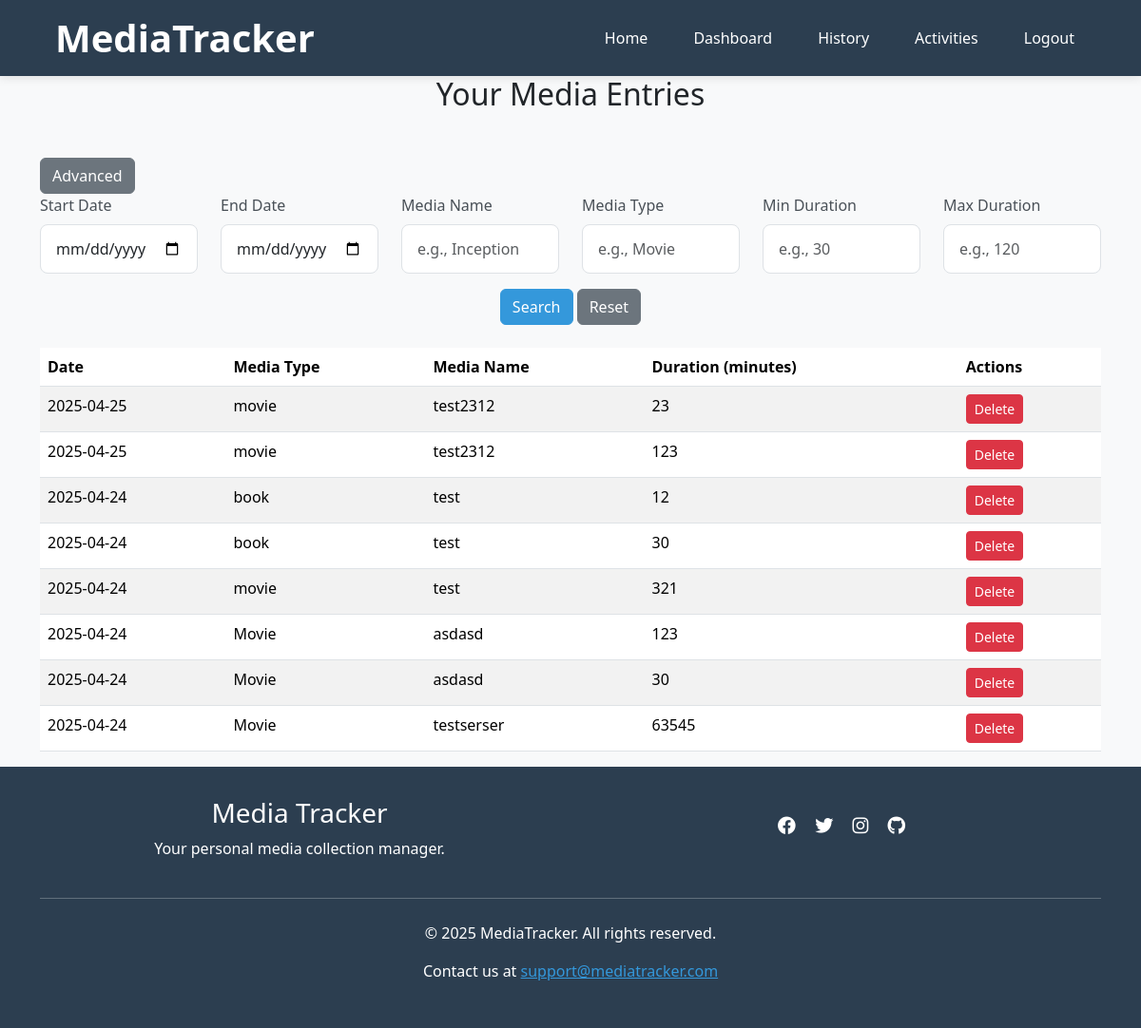
/viewdata (signed in), run on the app's committed database.
### app/models.py (models this page shows)
class Entries(db.Model):
    __tablename__ = 'Entries'
    id = db.Column(db.Integer, primary_key=True)
    activity_id = db.Column(db.Integer, db.ForeignKey('Activities.id'), nullable=True)
    date = db.Column(db.Date, nullable=False)
    media_type = db.Column(db.String(50), nullable=False)
    media_name = db.Column(db.String(120), nullable=False)
    duration = db.Column(db.Integer, nullable=False)
    comment = db.Column(db.Text, nullable=True)

### app/routes.py (the view)
@app.route('/viewdata', methods=['GET'])
def viewdata():
    if 'username' not in session:
        flash('Please log in to view your data.', 'danger')
        return redirect(url_for('login'))
    username = session['username']
    entries = handle_viewdata(username, request)
    return render_template('viewdata.html', entries=entries)

### app/helpers/viewdata_handler.py (called while the page is built)
def handle_viewdata(username, request):
    filters = {
        'start_date': request.args.get('start_date'),
        'end_date': request.args.get('end_date'),
        'media_name': request.args.get('media_name'),
        'media_type': request.args.get('media_type'),
        'min_duration': request.args.get('min_duration'),
        'max_duration': request.args.get('max_duration')
    }
    entries = get_filtered_entries(username, filters)
    return entries

### app/templates/viewdata.html (shortened to what this page needs)
{% extends "base.html" %}
{% block content %}
<div class="container">
    <h2 class="text-center">Your Media Entries</h2>
    <div class="advanced-section mt-5">
        <button id="toggle-advanced" class="btn btn-secondary">Advanced</button>
    </div>
    <form action="{{ url_for('viewdata') }}" method="GET" class="mb-4">
        <div class="row">
            <div class="col-md-2">
                <label for="start_date" class="form-label">Start Date</label>
                <input type="date" id="start_date" name="start_date" class="form-control" value="{{ request.args.get('start_date', '') }}">
            </div>
            <div class="col-md-2">
                <label for="end_date" class="form-label">End Date</label>
                <input type="date" id="end_date" name="end_date" class="form-control" value="{{ request.args.get('end_date', '') }}">
            </div>
            <div class="col-md-2">
                <label for="media_name" class="form-label">Media Name</label>
                <input type="text" id="media_name" name="media_name" class="form-control" placeholder="e.g., Inception" value="{{ request.args.get('media_name', '') }}">
            </div>
            <div class="col-md-2">
                <label for="media_type" class="form-label">Media Type</label>
                <input type="text" id="media_type" name="media_type" class="form-control" placeholder="e.g., Movie" value="{{ request.args.get('media_type', '') }}">
            </div>
            <div class="col-md-2">
                <label for="min_duration" class="form-label">Min Duration</label>
                <input type="number" id="min_duration" name="min_duration" class="form-control" placeholder="e.g., 30" value="{{ request.args.get('min_duration', '') }}">
            </div>
            <div class="col-md-2">
                <label for="max_duration" class="form-label">Max Duration</label>
                <input type="number" id="max_duration" name="max_duration" class="form-control" placeholder="e.g., 120" value="{{ request.args.get('max_duration', '') }}">
            </div>
        </div>
        <div class="row mt-3">
            <div class="col-md-12 text-center">
                <button type="submit" class="btn btn-primary">Search</button>
                <a href="{{ url_for('viewdata') }}" class="btn btn-secondary">Reset</a>
            </div>
        </div>
    </form>
    <table class="table table-striped mt-4">
        <thead>
            <tr>
                <th>Date</th>
                <th>Media Type</th>
                <th>Media Name</th>
                <th>Duration (minutes)</th>
                <th>Actions</th>
            </tr>
        </thead>
        <tbody>
            {% for entry in entries %}
            <tr>
                <td>{{ entry.date }}</td>
                <td>{{ entry.media_type }}</td>
                <td>{{ entry.media_name }}</td>
                <td>{{ entry.duration }}</td>
                <td>
                    <a href="{{ url_for('delete_entry', entry_id=entry.id) }}" class="btn btn-danger btn-sm" onclick="return confirm('Are you sure you want to delete this entry?');">Delete</a>
                </td>
            </tr>
            {% endfor %}
        </tbody>
    </table>
</div>
{% endblock %}

### app/templates/base.html (shortened to what this page needs)
<!DOCTYPE html>
<html lang="en">
<head>
    <link rel="stylesheet" href="https://cdn.jsdelivr.net/npm/bootstrap@5.3.3/dist/css/bootstrap.min.css">
    <link rel="stylesheet" href="https://cdnjs.cloudflare.com/ajax/libs/font-awesome/6.4.0/css/all.min.css">
    <link rel="stylesheet" href="{{ url_for('static', filename='styles.css') }}">
</head>
<body>
    <header role="banner">
        <div class="container">
            <div class="header-container">
                <h1>MediaTracker</h1>
                <nav role="navigation" aria-label="Main navigation">
                    <ul>
                        <li><a href="/">Home</a></li>
                        {% if session.get('username') %}
                            <li><a href="/dashboard">Dashboard</a></li>
                            <li><a href="/viewdata">History</a></li>
                            <li><a href="/past_activities">Activities</a></li>
                            <li><a href="/logout">Logout</a></li>
                        {% else %}
                            <li><a href="/login">Login</a></li>
                        {% endif %}
                    </ul>
                </nav>
            </div>
        </div>
    </header>
    <main role = "main">
         <div class="content-container">
             {% block content %}{% endblock %}
         </div>
    </main>
    <footer role =  "contentinfo">
        <div class="footer-container">
            <div class="container">
                <div class="row">
                    <div class="col-md-6">
                        <h3>Media Tracker</h3>
                        <p>Your personal media collection manager.</p>
                    </div>
                    <div class="col-md-6">
                        <div class="social-icons">
                            <a href="#"><i class="fab fa-facebook"></i></a>
                            <a href="#"><i class="fab fa-twitter"></i></a>
                            <a href="#"><i class="fab fa-instagram"></i></a>
                            <a href="https://github.com/LeweiXu/CITS3403-Project"><i class="fab fa-github"></i></a>
                        </div>
                    </div>
                </div>
                <hr class="my-4">
                <p>&copy; 2025 MediaTracker. All rights reserved.</p>
                <p>Contact us at <a href="mailto:support@mediatracker.com">support@mediatracker.com</a></p>
            </div>
        </div>
    </footer>
</body>
</html>

### app/static/styles.css (style rules this page uses)
:root { --primary-color: #3498db; --secondary-color: #2c3e50; }
body { font-family: 'Segoe UI', Tahoma, Geneva, Verdana, sans-serif; background-color: #f8f9fa; }
header { background-color: var(--secondary-color); padding: 1rem 0; box-shadow: 0 2px 10px rgba(0,0,0,0.1); }
.header-container { display: flex; justify-content: space-between; align-items: center; padding: 0 1rem; }
header h1 { color: white; margin: 0; font-weight: 700; }
nav ul { display: flex; list-style: none; margin: 0; padding: 0; }
nav ul li { margin-left: 1.5rem; }
nav ul li a { color: #ffffff; text-decoration: none; font-weight: 500; transition: color 0.3s; padding: 0.5rem 0.75rem; border-radius: 4px; }
html, body { height: 100%; margin: 0; padding: 0; }
body { display: flex; flex-direction: column; }
main { flex: 1; }
.footer-container { background-color: var(--secondary-color); color: #ffffff; padding: 2rem 0; text-align: center; }
footer a { color: var(--primary-color); }
.social-icons { margin-top: 1rem; }
.social-icons a { color: white; margin: 0 0.5rem; font-size: 1.2rem; }
.btn-primary { background-color: var(--primary-color); border-color: var(--primary-color); }
.form-control { padding: 0.8rem 1rem; border-radius: 8px; border: 1px solid #dee2e6; transition: all 0.3s ease; font-size: 1rem; }
.form-label { font-weight: 500; margin-bottom: 0.5rem; color: #495057; }

### data on the page
Entries: date "2025-04-25", media_type "movie", media_name "test2312", duration "23"
Entries: date "2025-04-25", media_type "movie", media_name "test2312", duration "123"
Entries: date "2025-04-24", media_type "book", media_name "test", duration "12"
Entries: date "2025-04-24", media_type "book", media_name "test", duration "30"
Entries: date "2025-04-24", media_type "movie", media_name "test", duration "321"
Entries: date "2025-04-24", media_type "Movie", media_name "asdasd", duration "123"
Entries: date "2025-04-24", media_type "Movie", media_name "asdasd", duration "30"
Entries: date "2025-04-24", media_type "Movie", media_name "testserser", duration "63545"
